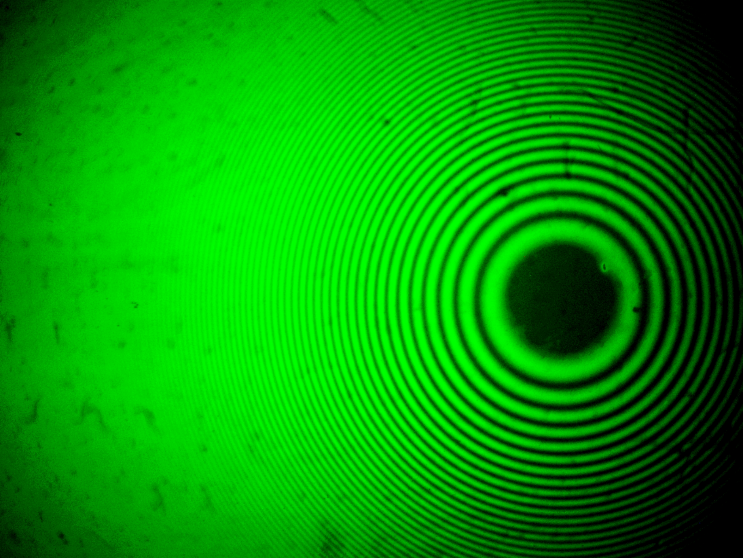
#> input picture module2/rings.png, 743 x 558 px
$ python main.py
#> lines starting #> are read from the running program, lines starting #| are printed output that depends on the picture
from PIL import Image
import matplotlib.pyplot as plt
import numpy as np
from scipy.signal import argrelextrema

img = Image.open("rings.png")
#> img is the input picture: PIL image 743x558 RGBA; mean R, G, B, A 0.2, 151.2, 0.2, 255
rgb_img = img.convert('RGB')

# getting pixels
res = []
for i in range(0, rgb_img.width):
    res.append(255-rgb_img.getpixel((i, 300))[1])
#> after the loop, res = 743 values, max 255 at index 667, min 0 at index 243, mean 93.99
res = res[100:550]
#> res = 450 values, max 230 at index 436, min 0 at index 143, mean 48.14

# find min and max
maxs = argrelextrema(np.array(res), np.greater)[0]
#> maxs = 61 values from 7 to 445
mins = argrelextrema(np.array(res), np.less)[0]
#> mins = 49 values from 3 to 446

# visibility function
min_len = min(len(maxs), len(mins))
#> min_len = 49
maxs = maxs[:min_len]
#> maxs = 49 values from 7 to 355
mins = mins[:min_len]
vis_list = []
i=0
while i < len(mins)-1:
    if maxs[i] > mins[i]:
        prev_max_v = (maxs[i] - mins[i]) / (maxs[i] + mins[i])
        vis_list.append(prev_max_v)
    if maxs[i+1] > mins[i]:
        next_max_v = (maxs[i+1] - mins[i]) / (maxs[i+1] + mins[i])
        vis_list.append(next_max_v)
    i += 1
#> this loop made 48 passes
#> (prev_max_v, next_max_v) on passes 1 to 2: (0.4, 0.571), (0.158, 0.273)
#> next_max_v on passes 3 to 8: 0.0556, 0.0435, 0.0714, 0.0312, 0.0133, 0.0127
#> after the loop, i = 48; vis_list = 30 values, max 0.571 at index 1, min 0.0087 at index 23, mean 0.065

# approximation
y = vis_list
#> y has the same summary as vis_list
x = []
for i in range(0, len(vis_list)):
    x.append(i*1200/len(vis_list))
#> this loop made 30 passes
#> after the loop, x = 30 values from 0 to 1160
t = np.polyfit(x, y, 5)
#> t = [-2.02e-15, 8.58e-12, -1.38e-08, 1.04e-05, -0.00368, 0.5]
f = np.poly1d(t)

# saving results
res_coof = open("results/res_aprox_coof.txt", 'w')
res_coof.write(str(f))

plt.grid()
plt.title("V(r)")
plt.xlabel("r")
plt.ylabel("V")
plt.plot(x, y, 'o', x, f(x), 'b')
plt.savefig("results/res_plot.png")
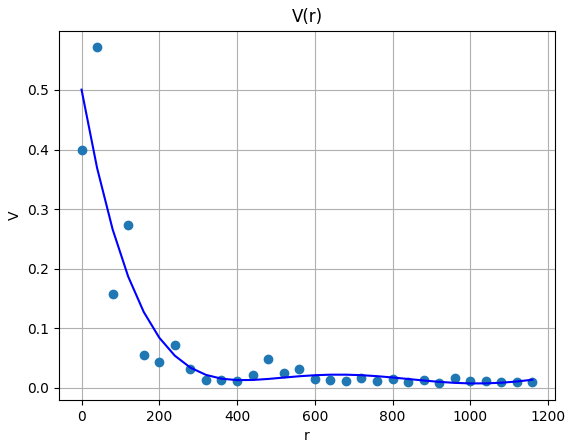
#> figure drawn by matplotlib, 1 panel; curve peaks at x = 40, y = 0.571; curve peaks at x = 0, y = 0.5
